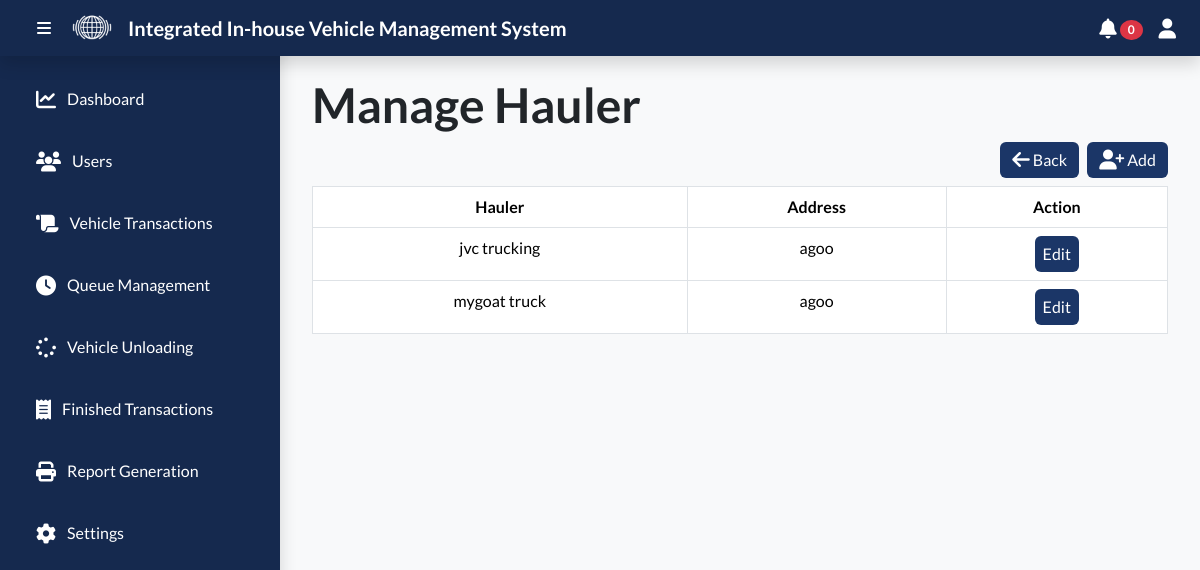
The app's page /admin/settings-hauler.php (signed in) with its own data.
### tables this page shows
CREATE TABLE `hauler` (
  `hauler_id` int(11) NOT NULL AUTO_INCREMENT,
  `hauler_name` varchar(255) NOT NULL,
  `hauler_address` varchar(255) NOT NULL,
  `created_at` timestamp NOT NULL DEFAULT current_timestamp() ON UPDATE current_timestamp(),
  PRIMARY KEY (`hauler_id`)
);

### admin/settings-hauler.php (the view, shortened to what this page needs)
<?php
require_once '../api/db_connection.php';
?>
<!DOCTYPE html>
<html lang="en">
<head>
    <link rel="stylesheet" href="../public/css/bootstrap.min.css">
    <link rel="stylesheet" href="https://cdn.datatables.net/2.0.8/css/dataTables.dataTables.css" />
    <link rel="stylesheet" href="css/style.css">
</head>
<body class="bg-light">
    <?php
    include_once('navbar/navbar.php');
    ?>
    <div class="content" id="content">
        <div class="container">
            <h1 class="display-5 fw-bold">Manage Hauler</h1>
            <button class="btn btn-primary float-end mb-2 ms-2" data-bs-toggle="modal" data-bs-target="#add-hauler-modal">
                <i class="fa-solid fa-user-plus fa-lg" style="color: #ffffff;"></i> Add
            </button>
            <a href="settings.php" class="text-decoration-none" style="color:inherit">
                <button class="btn btn-primary float-end mb-2">
                    <i class="fa-solid fa-arrow-left fa-lg" style="color: #ffffff;"></i> Back
                </button>
            </a>
            <table class="table table-hover table-bordered text-center" id="hauler-table">
                <thead>
                    <th class="text-center" scope="col">Hauler</th>
                    <th class="text-center" scope="col">Address</th>
                    <th class="text-center" scope="col">Action</th>
                </thead>
                <tbody>
                    <?php
                    $sql = "SELECT * FROM `hauler`";
                    $result = mysqli_query($conn, $sql);
                    while ($row = mysqli_fetch_assoc($result)) {
                    ?>
                        <tr>
                            <td class="text-center" scope="row"><?= $row['hauler_name'] ?></td>
                            <td class="text-center" scope="row"><?= $row['hauler_address'] ?></td>
                            <td class="text-center">
                                <button class="btn btn-primary px-2 edit-hauler" data-id="<?= $row['hauler_id'] ?>">
                                    Edit
                                </button>
                            </td>
                        </tr>
                    <?php
                    }
                    ?>
                </tbody>
            </table>
        </div>
    </div>
</body>
</html>

### admin/css/style.css (style rules this page uses)
body { padding-top: 56px; font-family: "Lato", sans-serif; }
.content { transition: margin-left 0.3s; margin-left: 280px; padding: 20px; }
.btn-primary { background-color: #1b3667; border: #1b3667; }

### records on screen
hauler: hauler_name "jvc trucking", hauler_address "agoo"
hauler: hauler_name "mygoat truck", hauler_address "agoo"

### other values on screen
$transactionCount "0"
